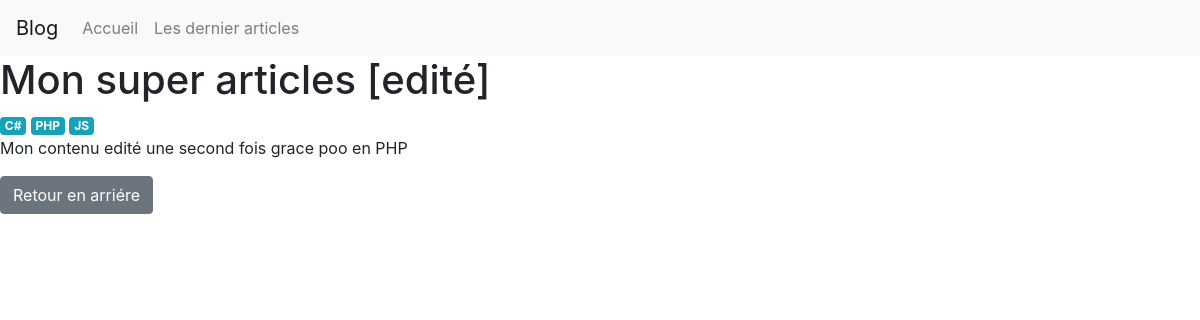
/posts/1, run on the app's committed database.
### tables this page shows
CREATE TABLE IF NOT EXISTS `posts` (
  `id` int(11) NOT NULL AUTO_INCREMENT,
  `title` varchar(255) NOT NULL,
  `content` text NOT NULL,
  `created_at` timestamp NOT NULL DEFAULT current_timestamp() ON UPDATE current_timestamp(),
  PRIMARY KEY (`id`)
);

CREATE TABLE IF NOT EXISTS `tags` (
  `id` int(11) NOT NULL AUTO_INCREMENT,
  `name` varchar(255) NOT NULL,
  `created_at` datetime NOT NULL,
  PRIMARY KEY (`id`)
);

### app/Controllers/Controller.php (called while the page is built, shortened)
<?php
abstract class Controller {
    protected $db;
    public function __construct(DBConnection $db)
    {
        $this->db = $db;
    }
    protected function view(string $path , array $params = null)
    {
         $path = str_replace('.', DIRECTORY_SEPARATOR, $path);
         require VIEWS . $path . '.php';
         require VIEWS . 'layout.php';
    }
    protected function getDB()
    {
        return $this->db;
    }
}

### app/Controllers/BlogController.php (called while the page is built, shortened)
<?php
class  BlogController extends Controller{
    public function show(int $id){
        $post = new Post($this->getDB());
        $post = $post->findById($id);
        return  $this->view('blog.show', compact('post'));
    }
}

### routes/Route.php (called while the page is built, shortened)
<?php
class Route {
    public $path;
    public $action;
    public $matches;
    public function __construct($path, $action){
            $this->path = trim($path , '/');
            $this->action = $action;
    }
    public function matches(string $url)
    {
        $path = preg_replace('#:([\w]+)#' , '([^/]+)' , $this->path);
        $pathToMatch = "#^$path$#";
        if (preg_match($pathToMatch, $url , $matches)) {
            $this->matches = $matches;
            return true;
        }else{
            return false;
        }
    }
        public function execute()
        {
           $params = explode('@', $this->action);
           $controller = new $params[0]( new DBConnection(DB_NAME,DB_HOST,DB_USER,DB_PWD));
           $method = $params[1];
           return isset($this->matches[1]) ? $controller->$method($this->matches[1]) : $controller->$method() ;
        }
}

### routes/Router.php (called while the page is built, shortened)
<?php
class  Router {
    public $url;
    public $routes = [];
    public function __construct($url)
    {
        $this->url =  trim($url , '/');
    }
    public function get(string $path, string $action)
    {
            $this->routes['GET'][] = new Route($path , $action);
    }
    public function post(string $path, string $action)
    {
            $this->routes['POST'][] = new Route($path , $action);
    }
    public function run(){
        foreach ($this->routes[$_SERVER['REQUEST_METHOD']]  as $route){
            if ($route->matches($this->url)) {
                return $route->execute();
            }
        }
            throw new NotFoundException("la page demandée est introuvable");
    }
}

### public/index.php (called while the page is built, shortened)
<?php
$router = new Router($_GET['url']);
$router->get('/', 'App\Controllers\BlogController@welcome');
$router->get('/posts', 'App\Controllers\BlogController@index');
$router->get('/posts/:id', 'App\Controllers\BlogController@show');
$router->get('/tags/:id', 'App\Controllers\BlogController@tag');
$router->get('/login', 'App\Controllers\UserController@login');
$router->post('/login','App\Controllers\UserController@loginPost');
$router->get('/logout','App\Controllers\UserController@logout');
$router->get('/admin/posts', 'App\Controllers\Admin\PostController@index');
$router->get('/admin/posts/create', 'App\Controllers\Admin\PostController@create');
$router->post('/admin/posts/create', 'App\Controllers\Admin\PostController@createPost');
$router->post('/admin/posts/delete/:id', 'App\Controllers\Admin\PostController@destroy');
$router->post('/admin/posts/edit/:id', 'App\Controllers\Admin\PostController@update');
$router->get('/admin/posts/edit/:id', 'App\Controllers\Admin\PostController@edit');
try{
    $router->run() ;
} catch (NotFoundException $e) {
    return $e->error404();
}

### app/Models/Model.php (called while the page is built, shortened)
<?php
abstract class Model {
    protected $db;
    protected $table;
    public function __construct(DBConnection $db)
    {
      $this->db = $db;
    }
    public function findById(int $id) : Model
    {
      return $this->query("SELECT * FROM {$this->table} WHERE id = ?", [$id] , true);
    }
    public function query(string $sql, array $param = null, bool $single = null)
    {
      $method = is_null($param) ? 'query' : 'prepare';
      $fetch = is_null($single) ? 'fetchAll' : 'fetch';
      $stmt = $this->db->getPDO()->$method($sql);
      $stmt ->setFetchMode(PDO::FETCH_CLASS, get_class($this), [$this->db]);
      if ($method === 'query') {
       return $stmt->$fetch();
      } else {
        $stmt->execute($param);
        return $stmt->$fetch();
      }
    }
}

### database/DBConnection.php (called while the page is built, shortened)
<?php
class DBConnection{
private $dbname;
private $host;
private $username;
private $passwrod;
private $pdo;
public function __construct(string $dbname , string $host ,  string $username , string $passwrod)
{
    $this->dbname = $dbname;
    $this->host = $host;
    $this->username = $username;
    $this->passwrod = $passwrod;
}
public function getPDO() : PDO
{
    return $this->pdo ??  $this->pdo = new PDO("mysql:dbname={$this->dbname};host={$this->host}", $this->username , $this->passwrod, [
        PDO::ATTR_ERRMODE => PDO::ERRMODE_EXCEPTION ,
        PDO::ATTR_DEFAULT_FETCH_MODE => PDO::FETCH_OBJ,
        PDO::MYSQL_ATTR_INIT_COMMAND => 'SET CHARACTER SET UTF8'
    ]);
}
}

### app/Models/Post.php (called while the page is built, shortened)
<?php
class Post extends Model{
public function getTags()
{
    return $this->query("
    SELECT t.* FROM tags t
    INNER JOIN posts_tag pt ON pt.tags_id = t.id
    WHERE pt.posts_id = ?
    ", [$this->id]);
}
}

### views/blog/show.php (the view)
<h1><?= $params['post']->title ?></h1>
            <div>
                <?php foreach($params['post']->getTags()  as $tag): ?>
                    <span class="badge  badge-info"><?= $tag->name ?></span>
                    <?php endforeach ?>
            </div>
<p><?= $params['post']->content ?></p>
<a href="/posts" class="btn btn-secondary">Retour en arriére</a>

### data on the page
posts: title "Mon super articles [edité]", content "Mon contenu edité une second fois grace poo en PHP"
tags: name "C#"
tags: name "PHP"
tags: name "JS"
